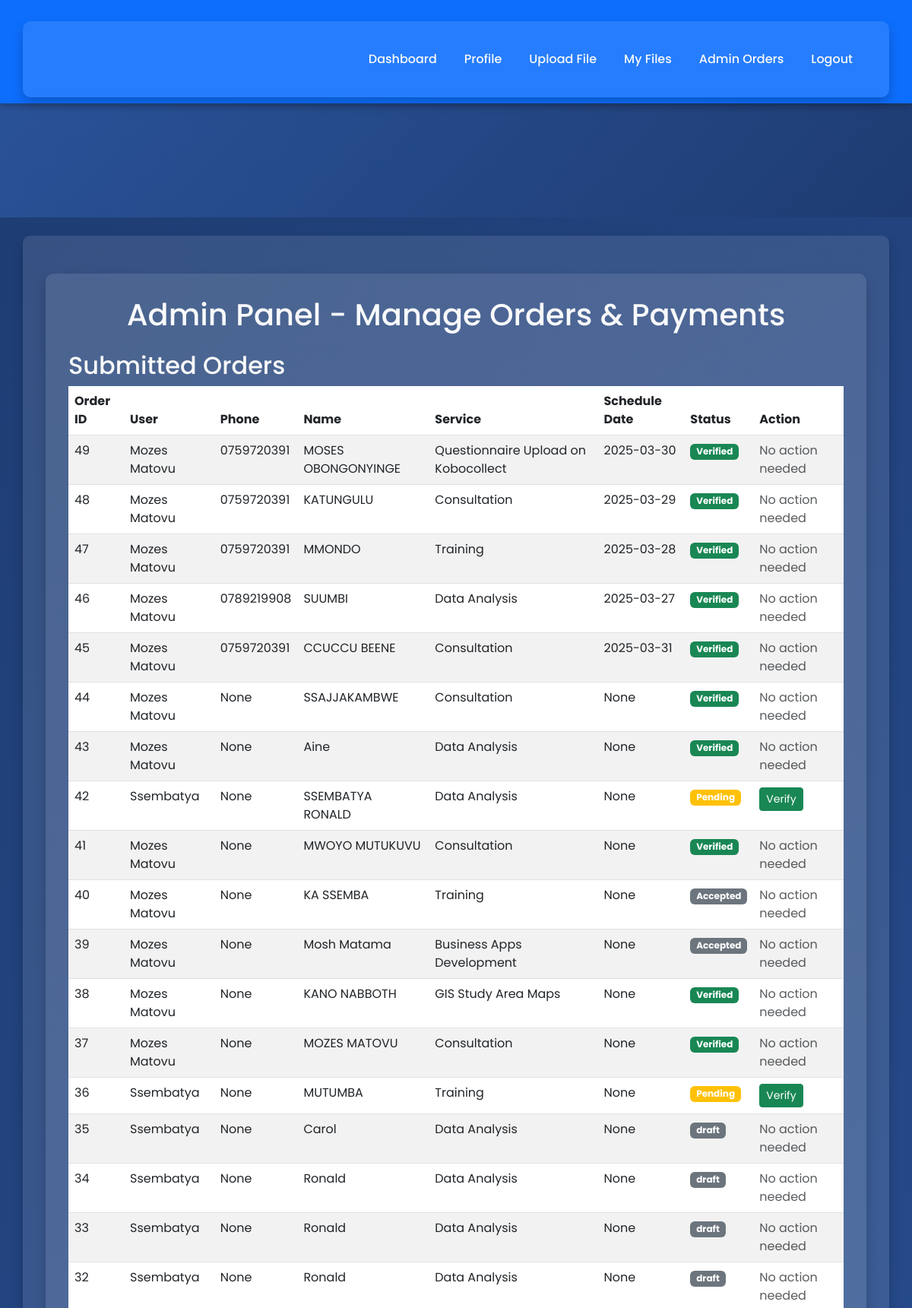
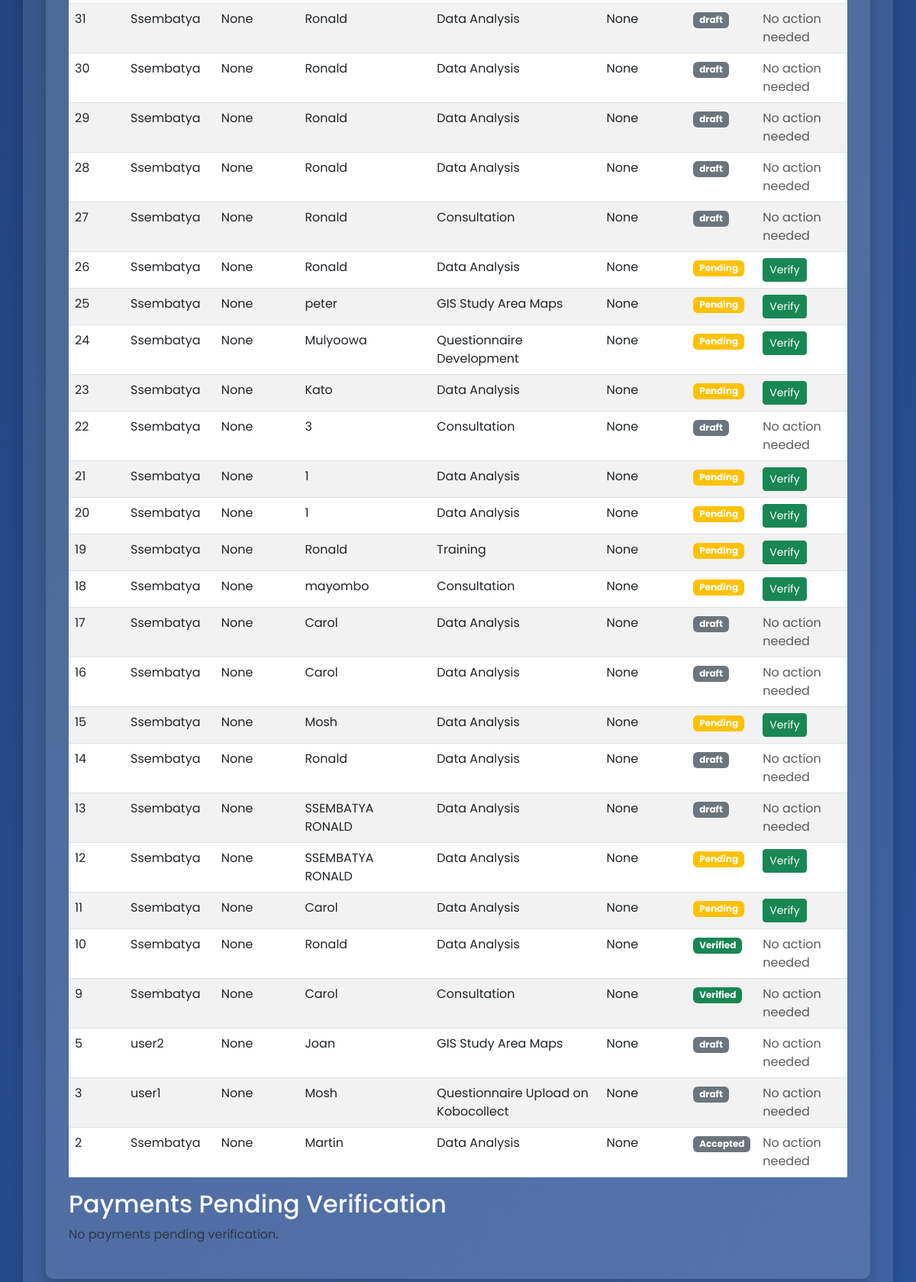
Page /admin/orders (signed in, upper part) on the committed database (2 pictures, top to bottom).
### tables this page shows
CREATE TABLE orders (
            id INTEGER PRIMARY KEY AUTOINCREMENT,
            user_id INTEGER,
            name TEXT,
            service TEXT
        , status TEXT DEFAULT 'draft', date TEXT, schedule_date TEXT, phone_number TEXT);

CREATE TABLE "users" (
 id INTEGER PRIMARY KEY AUTOINCREMENT,
username TEXT UNIQUE,
password TEXT,
email TEXT,
phone_number TEXT,
is_admin INTEGER DEFAULT 0
);

### app.py (the view)
@app.route('/admin/orders')
@login_required
def admin_orders():
    if not current_user.is_admin:
        flash("Access denied.", "danger")
        return redirect(url_for('index'))
    conn = sqlite3.connect('database.db')
    cursor = conn.cursor()
    cursor.execute("""
        SELECT
            orders.id,               -- 0: Order ID
            users.username,          -- 1: Username
            orders.phone_number,     -- ✅ Now fetching from correct place
            orders.name,             -- 3: Name (client)
            orders.service,          -- 4: Service
            orders.schedule_date,    -- 5: Schedule Date
            orders.status            -- 6: Status
        FROM orders
        JOIN users ON orders.user_id = users.id
        ORDER BY orders.id DESC
    """)
    orders = cursor.fetchall()
    conn.close()
    return render_template('admin_orders.html', orders=orders)

### app.py (called while the page is built)
@login_manager.user_loader
def load_user(user_id):
    conn = sqlite3.connect('database.db')
    cursor = conn.cursor()
    cursor.execute("SELECT id, username, is_admin FROM users WHERE id = ?", (user_id,))
    user = cursor.fetchone()
    conn.close()
    if user:
        return User(id=user[0], username=user[1], is_admin=user[2])
    return None

### templates/admin_orders.html (shortened to what this page needs)
{% extends "base.html" %}
{% block content %}
<div class="container">
    <h1 class="text-center mb-4">Admin Panel - Manage Orders & Payments</h1>
    <h2>Submitted Orders</h2>
    {% if orders %}
        <table class="table table-striped">
            <thead>
                <tr>
                    <th>Order ID</th>
                    <th>User</th>
                    <th>Phone</th>
                    <th>Name</th>
                    <th>Service</th>
                    <th>Schedule Date</th>
                    <th>Status</th>
                    <th>Action</th>
                </tr>
            </thead>
            <tbody>
                {% for order in orders %}
                <tr>
                    <td>{{ order[0] }}</td>
                    <td>{{ order[1] }}</td>
                    <td>{{ order[2] }}</td>
                    <td>{{ order[3] }}</td>
                    <td>{{ order[4] }}</td>
                    <td>{{ order[5] }}</td>
                    <td>
                        {% if order[6] == 'submitted' %}
                            <span class="badge bg-warning">Pending</span>
                        {% elif order[6] == 'Verified' %}
                            <span class="badge bg-success">Verified</span>
                        {% else %}
                            <span class="badge bg-secondary">{{ order[6] }}</span>
                        {% endif %}
                    </td>
                    <td>
                        {% if order[6] == 'submitted' %}
                            <form action="{{ url_for('verify_order', order_id=order[0]) }}" method="post">
                                <button type="submit" class="btn btn-success btn-sm" onclick="return confirm('Verify this order?');">Verify</button>
                            </form>
                        {% else %}
                            <span class="text-muted">No action needed</span>
                        {% endif %}
                    </td>
                </tr>
                {% endfor %}
            </tbody>
        </table>
    {% else %}
        <p class="text-muted">No submitted orders to verify.</p>
    {% endif %}
<h2>Payments Pending Verification</h2>
{% if payments %}
    <table class="table table-striped">
        <thead>
            <tr>
                <th>User</th>
                <th>Amount (UGX)</th>
                <th>Purpose</th>
                <th>Mobile Number</th>
                <th>Date</th>
                <th>Status</th>
                <th>Action</th>
            </tr>
        </thead>
        <tbody>
            {% for payment in payments %}
            <tr>
                <td>{{ payment[1] }}</td>
                <td>{{ payment[2] }}</td>
                <td>{{ payment[3] }}</td>
                <td>{{ payment[4] }}</td>
                <td>{{ payment[5] }}</td>
                <td>
                    {% if payment[6] == 'Pending Verification' %}
                        <span class="badge bg-warning">Pending</span>
                    {% elif payment[6] == 'Confirmed' %}
                        <span class="badge bg-success">Verified</span>
                    {% else %}
                        <span class="badge bg-secondary">{{ payment[6] }}</span>
                    {% endif %}
                </td>
                <td>
                    {% if payment[6] == 'Pending Verification' %}
                        <form action="{{ url_for('confirm_payment', payment_id=payment[0]) }}" method="post">
                            <button type="submit" class="btn btn-success btn-sm" onclick="return confirm('Confirm this payment?');">Verify</button>
                        </form>
                    {% else %}
                        <span class="text-muted">No action needed</span>
                    {% endif %}
                </td>
            </tr>
            {% endfor %}
        </tbody>
    </table>
{% else %}
    <p class="text-muted">No payments pending verification.</p>
{% endif %}
</div>
{% endblock %}

### templates/base.html (style rules this page uses)
body { font-family: 'Poppins', sans-serif; margin: 0; padding: 0; background: linear-gradient(135deg, #1e3c72, #2a5298); color: #f8f9fa; }
.container { background: rgba(255, 255, 255, 0.1); color: #f8f9fa; border-radius: 10px; padding: 30px; box-shadow: 0 8px 15px rgba(0, 0, 0, 0.2); margin-top: 20px; }

### rows in the picture
orders: id "49", username "Mozes Matovu", phone_number "0759720391", name "MOSES OBONGONYINGE", service "Questionnaire Upload on Kobocollect", schedule_date "2025-03-30", status "Verified"
orders: id "48", username "Mozes Matovu", phone_number "0759720391", name "KATUNGULU", service "Consultation", schedule_date "2025-03-29", status "Verified"
orders: id "47", username "Mozes Matovu", phone_number "0759720391", name "MMONDO", service "Training", schedule_date "2025-03-28", status "Verified"
orders: id "46", username "Mozes Matovu", phone_number "0789219908", name "SUUMBI", service "Data Analysis", schedule_date "2025-03-27", status "Verified"
orders: id "45", username "Mozes Matovu", phone_number "0759720391", name "CCUCCU BEENE", service "Consultation", schedule_date "2025-03-31", status "Verified"
orders: id "44", username "Mozes Matovu", order "None", name "SSAJJAKAMBWE", service "Consultation", status "Verified"
orders: id "43", username "Mozes Matovu", order "None", name "Aine", service "Data Analysis", status "Verified"
orders: id "42", username "Ssembatya", order "None", name "SSEMBATYA RONALD", service "Data Analysis", status "Pending"
orders: id "41", username "Mozes Matovu", order "None", name "MWOYO MUTUKUVU", service "Consultation", status "Verified"
orders: id "40", username "Mozes Matovu", order "None", name "KA SSEMBA", service "Training", status "Accepted", shows "No action needed"
orders: id "39", username "Mozes Matovu", order "None", name "Mosh Matama", service "Business Apps Development", status "Accepted", shows "No action needed"
orders: id "38", username "Mozes Matovu", order "None", name "KANO NABBOTH", service "GIS Study Area Maps", status "Verified"
orders: id "37", username "Mozes Matovu", order "None", name "MOZES MATOVU", service "Consultation", status "Verified"
orders: id "36", username "Ssembatya", order "None", name "MUTUMBA", service "Training", status "Pending"
orders: id "35", username "Ssembatya", order "None", name "Carol", service "Data Analysis", status "draft", shows "No action needed"
orders: id "34", username "Ssembatya", order "None", name "Ronald", service "Data Analysis", status "draft", shows "No action needed"
orders: id "33", username "Ssembatya", order "None", name "Ronald", service "Data Analysis", status "draft", shows "No action needed"
orders: id "32", username "Ssembatya", order "None", name "Ronald", service "Data Analysis", status "draft", shows "No action needed"
orders: id "31", username "Ssembatya", order "None", name "Ronald", service "Data Analysis", status "draft", shows "No action needed"
orders: id "30", username "Ssembatya", order "None", name "Ronald", service "Data Analysis", status "draft", shows "No action needed"
orders: id "29", username "Ssembatya", order "None", name "Ronald", service "Data Analysis", status "draft", shows "No action needed"
orders: id "28", username "Ssembatya", order "None", name "Ronald", service "Data Analysis", status "draft", shows "No action needed"
orders: id "27", username "Ssembatya", order "None", name "Ronald", service "Consultation", status "draft", shows "No action needed"
orders: id "26", username "Ssembatya", order "None", name "Ronald", service "Data Analysis", status "Pending"
orders: id "25", username "Ssembatya", order "None", name "peter", service "GIS Study Area Maps", status "Pending"
orders: id "24", username "Ssembatya", order "None", name "Mulyoowa", service "Questionnaire Development", status "Pending"
orders: id "23", username "Ssembatya", order "None", name "Kato", service "Data Analysis", status "Pending"
orders: id "22", username "Ssembatya", order "None", name "3", service "Consultation", status "draft", shows "No action needed"
orders: id "21", username "Ssembatya", order "None", name "1", service "Data Analysis", status "Pending"
orders: id "20", username "Ssembatya", order "None", name "1", service "Data Analysis", status "Pending"
orders: id "19", username "Ssembatya", order "None", name "Ronald", service "Training", status "Pending"
orders: id "18", username "Ssembatya", order "None", name "mayombo", service "Consultation", status "Pending"
orders: id "17", username "Ssembatya", order "None", name "Carol", service "Data Analysis", status "draft", shows "No action needed"
orders: id "16", username "Ssembatya", order "None", name "Carol", service "Data Analysis", status "draft", shows "No action needed"
orders: id "15", username "Ssembatya", order "None", name "Mosh", service "Data Analysis", status "Pending"
orders: id "14", username "Ssembatya", order "None", name "Ronald", service "Data Analysis", status "draft", shows "No action needed"
orders: id "13", username "Ssembatya", order "None", name "SSEMBATYA RONALD", service "Data Analysis", status "draft", shows "No action needed"
orders: id "12", username "Ssembatya", order "None", name "SSEMBATYA RONALD", service "Data Analysis", status "Pending"
orders: id "11", username "Ssembatya", order "None", name "Carol", service "Data Analysis", status "Pending"
orders: id "10", username "Ssembatya", order "None", name "Ronald", service "Data Analysis", status "Verified"
orders: id "9", username "Ssembatya", order "None", name "Carol", service "Consultation", status "Verified"
orders: id "5", username "user2", order "None", name "Joan", service "GIS Study Area Maps", status "draft", shows "No action needed"
orders: id "3", username "user1", order "None", name "Mosh", service "Questionnaire Upload on Kobocollect", status "draft", shows "No action needed"
orders: id "2", username "Ssembatya", order "None", name "Martin", service "Data Analysis", status "Accepted", shows "No action needed"
